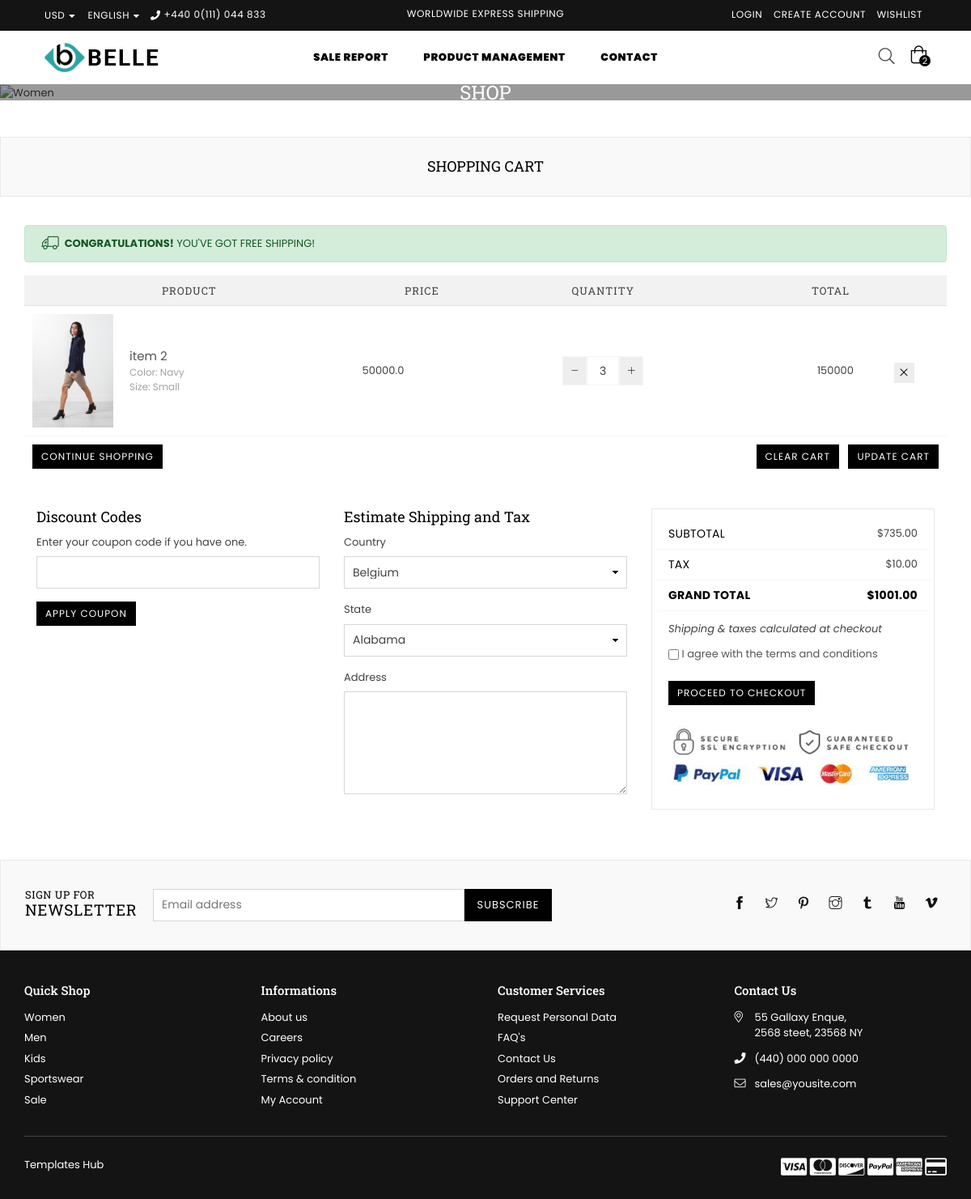
/OrderDetailsView/1/ (signed in), run on the app's committed database.
### shop/models.py (models this page shows, shortened)
class CartProduct(models.Model):
    cart = models.ForeignKey(Cart, on_delete=models.CASCADE)
    product = models.ForeignKey(Items, on_delete=models.CASCADE)
    color = models.CharField(max_length=255,null=True, blank=True)
    size = models.CharField(max_length=255,null=True, blank=True)
    rate = models.PositiveIntegerField()
    quantity = models.PositiveIntegerField()
    subtotal = models.PositiveIntegerField()
    remain_balance = models.IntegerField(null=True, blank=True)
    created_at = models.DateField(auto_now_add=True)

class Items(models.Model):
    item_name = models.CharField(max_length=225)
    category = models.ForeignKey(subCategory,on_delete=models.CASCADE)
    sell_price = models.FloatField(default=0.00)
    balance_qty = models.IntegerField(default=0)
    photo = models.ImageField(upload_to='', blank=True, null=True)
    photo2 = models.ImageField(upload_to='', blank=True, null=True)
    photo3 = models.ImageField(upload_to='', blank=True, null=True)
    photo4 = models.ImageField(upload_to='', blank=True, null=True)
    itm_description = models.CharField(max_length=225,blank=True, null=True)

### shop/views.py (the view)
# urls.py: path('OrderDetailsView/<int:pk>/', OrderDetailsView.as_view(), name='OrderDetailsView'),  #OrderDetailsView
class OrderDetailsView(UserRequiredMixin,View):
    def get(self, request, pk):
        rep = ItemOrder.objects.get(id=pk)
        cart_id = rep.cart
        cart = Cart.objects.get(id=cart_id.id)
        context = {'cart':cart}
        return render(request, 'OrderDetailsView.html', context)

### shop/views.py (called while the page is built)
    def dispatch(self, request, *args, **kwargs):
        if request.user.is_staff:
            pass
        else:
            return redirect('UserLoginView')
        return super().dispatch(request, *args, **kwargs)

### templates/OrderDetailsView.html (shortened to what this page needs)
{% extends 'base.html' %}
{% load static %}
{% block content %}
<div class="page section-header text-center">
    <div class="page-title">
        <div class="wrapper"><h1 class="page-width">Shopping Cart</h1></div>
      </div>
</div>
<div class="container">
    <div class="row">
        <div class="col-12 col-sm-12 col-md-12 col-lg-12 main-col">
            <div class="alert alert-success text-uppercase" role="alert">
                <i class="icon anm anm-truck-l icon-large"></i> &nbsp;<strong>Congratulations!</strong> You've got free shipping!
            </div>
            <form action="#" method="post" class="cart style2">
                <table>
                    <thead class="cart__row cart__header">
                        <tr>
                            <th colspan="2" class="text-center">Product</th>
                            <th class="text-center">Price</th>
                            <th class="text-center">Quantity</th>
                            <th class="text-right">Total</th>
                            <th class="action">&nbsp;</th>
                        </tr>
                    </thead>
                    <tbody>
                        {% for p in cart.cartproduct_set.all %}
                        <tr class="cart__row border-bottom line1 cart-flex border-top">
                            <td class="cart__image-wrapper cart-flex-item">
                                <a href="#"><img class="cart__image" src="{{p.product.photo.url}}" alt="Elastic Waist Dress - Navy / Small"></a>
                            </td>
                            <td class="cart__meta small--text-left cart-flex-item">
                                <div class="list-view-item__title">
                                    <a href="#">{{p.product.item_name}} </a>
                                </div>
                                <div class="cart__meta-text">
                                    Color: Navy<br>Size: Small<br>
                                </div>
                            </td>
                            <td class="cart__price-wrapper cart-flex-item">
                                <span class="money">{{p.product.sell_price}}</span>
                            </td>
                            <td class="cart__update-wrapper cart-flex-item text-right">
                                <div class="cart__qty text-center">
                                    <div class="qtyField">
                                        <a class="qtyBtn minus" href="javascript:void(0);"><i class="icon icon-minus"></i></a>
                                        <input class="cart__qty-input qty" type="text" name="updates[]" id="qty" value="{{p.quantity}}" pattern="[0-9]*">
                                        <a class="qtyBtn plus" href="javascript:void(0);"><i class="icon icon-plus"></i></a>
                                    </div>
                                </div>
                            </td>
                            <td class="text-right small--hide cart-price">
                                <div><span class="money">{{p.subtotal}}</span></div>
                            </td>
                            <td class="text-center small--hide"><a href="#" class="btn btn--secondary cart__remove" title="Remove tem"><i class="icon icon anm anm-times-l"></i></a></td>
                        </tr>
                        {% endfor %}
                    </tbody>
                    <tfoot>
                        <tr id="cartviewfooter">
                            <td colspan="3" class="text-left"><a href="/" class="btn btn-secondary btn--small cart-continue">Continue shopping</a></td>
                            <td colspan="3" class="text-right">
                                <button type="button" name="clear" class="btn btn-secondary btn--small  small--hide clearcartbtn">Clear Cart</button>
                                <button type="button" name="update" class="btn btn-secondary btn--small cart-continue ml-2">Update Cart</button>
                            </td>
                        </tr>
                    </tfoot>
            </table>
            </form>
           </div>
        <div class="container mt-4">
            <div class="row chform" id="checkoutform">
                <div class="col-12 col-sm-12 col-md-4 col-lg-4 mb-4">
                    <h5>Discount Codes</h5>
                    <form action="#" method="post">
                        <div class="form-group">
                            <label for="address_zip">Enter your coupon code if you have one.</label>
                            <input type="text" name="coupon">
                        </div>
                        <div class="actionRow">
                            <div><input type="button" class="btn btn-secondary btn--small" value="Apply Coupon"></div>
                        </div>
                    </form>
                </div>
                <div class="col-12 col-sm-12 col-md-4 col-lg-4 mb-4">
                    <h5>Estimate Shipping and Tax</h5>
                    <form action="#" method="post">
                        <div class="form-group">
                            <label for="address_country">Country</label>
                            <select id="address_country" name="address[country]" data-default="United States"><option value="Belgium" data-provinces="[]">Belgium</option>
                                <option value="Zimbabwe" data-provinces="[]">Zimbabwe</option></select>
                        </div>
                        <div class="form-group">
                            <label>State</label>
                            <select id="address_province" name="address[province]" data-default="">
                              <option value="Alabama">Alabama</option>
                            </select>
                        </div>
                        <div class="form-group">
                            <label for="address_zip">Address</label>
                            <textarea name="" id="formaddress" cols="30" rows="5"></textarea>
                        </div>
                    </form>
                </div>
                <div class="col-12 col-sm-12 col-md-4 col-lg-4 cart__footer">
                    <div class="solid-border">
                      <div class="row border-bottom pb-2">
                        <span class="col-12 col-sm-6 cart__subtotal-title">Subtotal</span>
                        <span class="col-12 col-sm-6 text-right"><span class="money">$735.00</span></span>
                      </div>
                      <div class="row border-bottom pb-2 pt-2">
                        <span class="col-12 col-sm-6 cart__subtotal-title">Tax</span>
                        <span class="col-12 col-sm-6 text-right">$10.00</span>
                      </div>
                      <div class="row border-bottom pb-2 pt-2">
                        <span class="col-12 col-sm-6 cart__subtotal-title"><strong>Grand Total</strong></span>
                        <span class="col-12 col-sm-6 cart__subtotal-title cart__subtotal text-right"><span class="money">$1001.00</span></span>
                      </div>
                      <div class="cart__shipping">Shipping &amp; taxes calculated at checkout</div>
                      <p class="cart_tearm">
                        <label>
                          <input type="checkbox" name="tearm" class="checkbox" value="tearm" required="">
                          I agree with the terms and conditions
                        </label>
                      </p>
                      <input type="button" class="btn btn-secondary btn--small processtocheckout" value="Proceed To Checkout">
                      <div class="paymnet-img"><img src="{% static 'assets/images/payment-img.jpg' %}" alt="Payment"></div>
                    </div>
                </div>
            </div>
        </div>
    </div>
</div>
{% endblock content %}

### data on the page
CartProduct: product.photo (picture), product.item_name "item 2", product.sell_price "50000.0", quantity "3", subtotal "150000"
